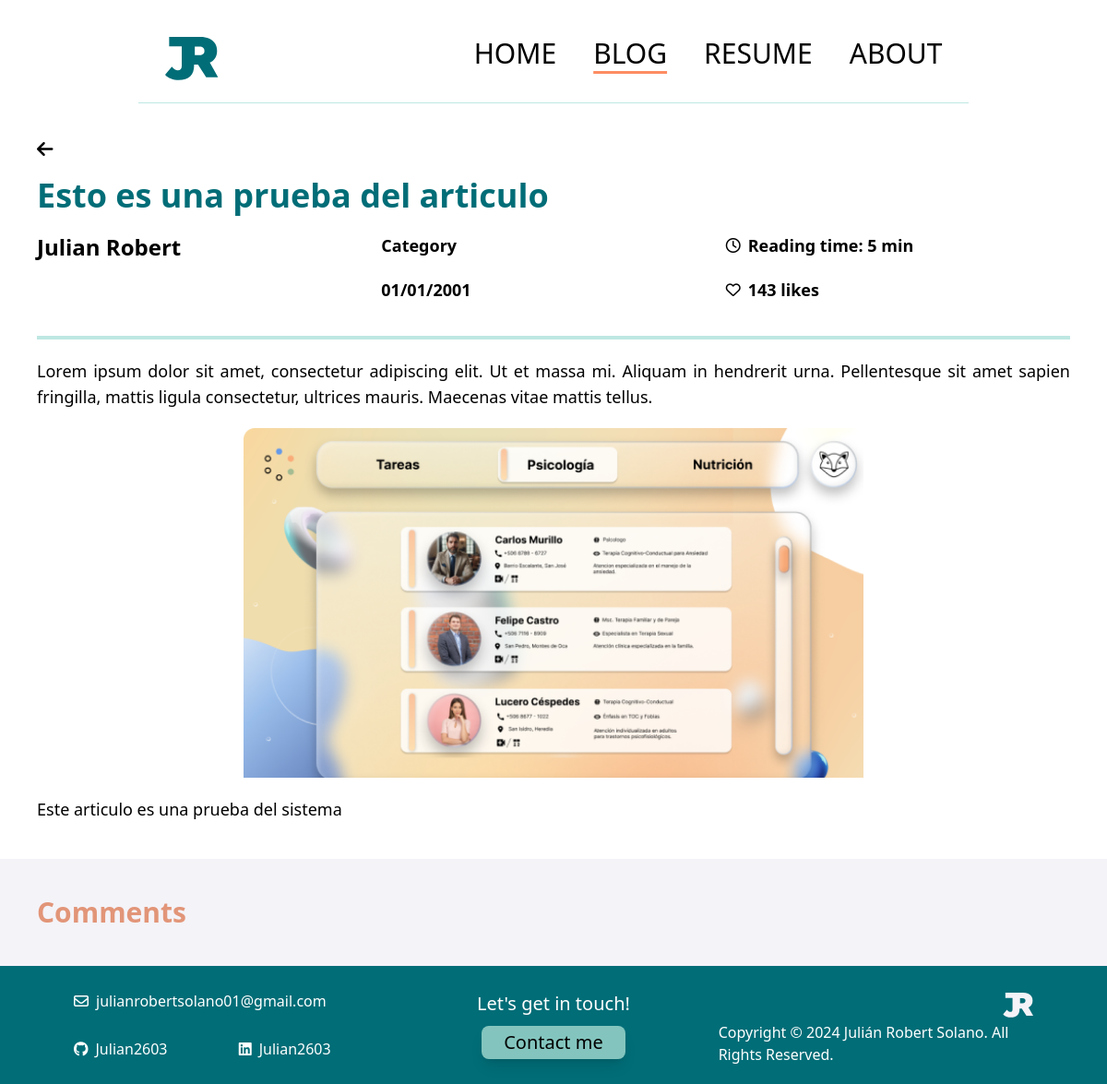
The page /blog/article/1 on the database as committed earlier.
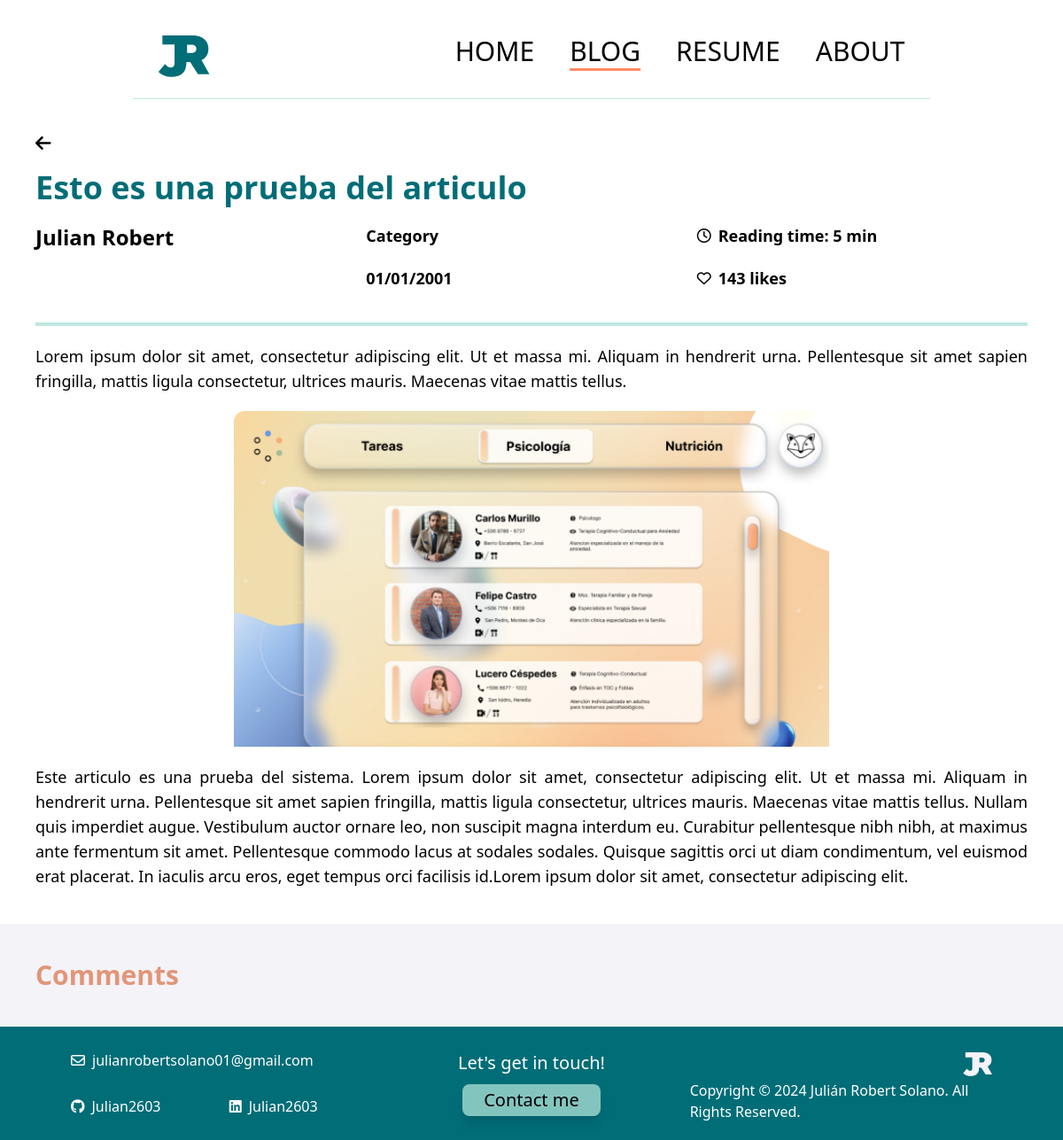
The same page on the database as committed later.
### blog/models.py (models this page shows, shortened)
class Article(models.Model):
  title = models.CharField(max_length=255)
  author = models.ForeignKey(User, on_delete=models.CASCADE)
  body = models.TextField()

### blog/views.py (the view)
# urls.py: path('article/<int:pk>', ArticleDetailView.as_view(), name="article-detail"),
class ArticleDetailView(DetailView):
  model = Article
  template_name = 'article.html'

### blog/templates/article.html (shortened to what the changed rows need)
{% load static tailwind_tags %}
<html lang="en">
  <head>
    {% load static %}
    {% tailwind_css %}
</head>
<body>
  <section id="article">
    <div class="p-10 flex flex-col gap-5">
      <div class="flex justify-start align-center text-xl">
        <a href="{% url 'blog' %}"><i class="fa-solid fa-arrow-left"></i></a>
      </div>
      <h1 class="font-sans font-extrabold text-4xl text-[#006D77]">{{ article.title }}</h1>
      <div class="grid grid-cols-3">
        <div class="">
          <h2 class="font-sans font-semibold text-2xl text-black">{{ article.author.first_name }} {{ article.author.last_name }}</h2>
        </div>
        <div class="flex flex-col gap-5">
          <h2 class="font-sans font-semibold text-lg text-black"> Category</h2>
          <h2 class="font-sans font-semibold text-lg text-black"> 01/01/2001</h2>
        </div>
        <div class="flex flex-col gap-5">
          <div class="flex flex-row gap-2 justify-start align-center items-center">
            <h2 class="font-sans font-semibold text-lg text-black"> Reading time: 5 min</h2>
          </div>
          <div class="flex flex-row gap-2 justify-start align-center items-center">
            <h2 class="font-sans font-semibold text-lg text-black"> 143 likes</h2>
          </div>
        </div>
      </div>
      <hr class="flex justify-center align-center items-center border-2 roundes-full border-[#BEE7E2] w-full mt-4">
      <div class="flex flex-col text-justify">
        <p class="font-sans font-regular text-lg text-black"> </p>
      </div>
      <div class="flex justify-center">
        <img class="flex items-center w-3/5 h3/5" src="{% static 'imgs/kura.png' %}" alt="">
      </div>
      <div class="text-justify">
        <p class="font-sans font-regular text-lg text-black">{{ article.body }}</p>
      </div>
    </div>
  </section>
  <section id="coments">
    <div class="p-10 bg-[F4F3F8]">
      <h2 class="font-sans font-extrabold text-3xl text-[#E29578]">Comments</h2>
    </div>
  </section>
</body>
</html>

Rows that differ between the two databases and show on the page:
changed Article "Esto es una prueba del articulo": body "Este articulo es una prueba del sistema" → "Este articulo es una prueba del sistema. Lorem ipsum dolor sit amet, consectetur adipiscing elit. Ut et massa mi. Aliquam in hendrerit urna. Pellentesque sit amet sapien fringilla, mattis ligula consectetur, ultrices mauris. Maecenas vitae mattis tellus. Nullam quis imperdiet augue. Vestibulum auctor ornare leo, non suscipit magna interdum eu. Curabitur pellentesque nibh nibh, at maximus ante fermentum sit amet. Pellentesque commodo lacus at sodales sodales. Quisque sagittis orci ut diam condimentum, vel euismod erat placerat. In iaculis arcu eros, eget tempus orci facilisis id.Lorem ipsum dolor sit amet, consectetur adipiscing elit."
